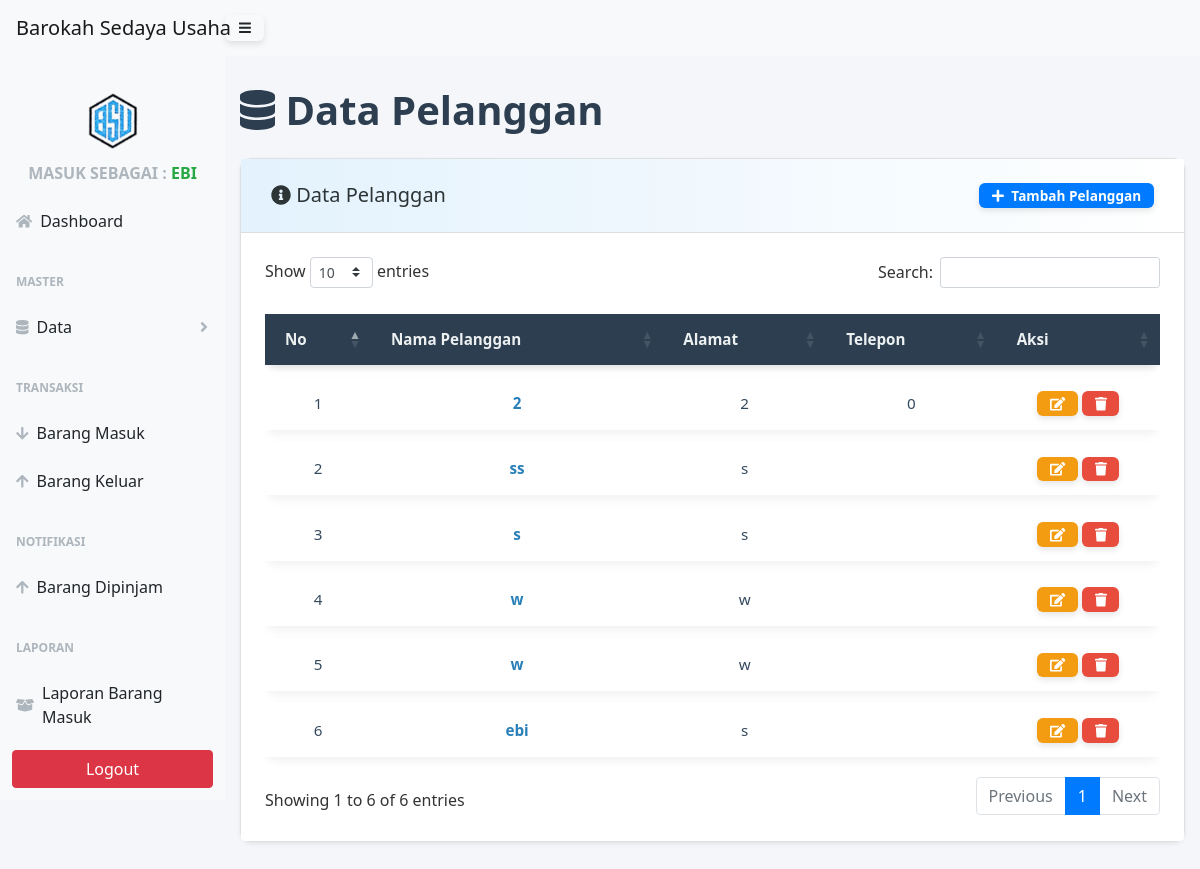
The app's page /users/index.php?page=pelanggan (signed in) with its own data.
### tables this page shows
CREATE TABLE `pelanggan` (
  `id_pelanggan` int(11) NOT NULL,
  `nama_pelanggan` varchar(100) NOT NULL,
  `no_telepon` varchar(20) DEFAULT NULL,
  `alamat` text DEFAULT NULL
);

### users/page/pelanggan/pelanggan.php (shortened to what this page needs)
<div class="container-fluid">
    <div class="bg-dashboard">
        <h1 class="mt-4 mb-4"><i class="fas fa-database"></i> Data Pelanggan</h1>
    </div>
    <div class="card mb-4 shadow-sm">
        <div class="card-header d-flex justify-content-between align-items-center">
            <h5 class="mb-0"><i class="fas fa-info-circle"></i> Data Pelanggan</h5>
            <button type="button" class="btn btn-primary btn-sm" data-toggle="modal" data-target="#formModal">
                <i class="fas fa-plus mr-1"></i> Tambah Pelanggan
            </button>
        </div>
        <div class="card-body p-3 p-md-4 bg-white rounded">
            <div class="table-responsive">
                <table class="table table-borderless table-sm" id="dataTable" cellspacing="0">
                    <thead>
                        <tr>
                            <th>No</th>
                            <th>Nama Pelanggan</th>
                            <th>Alamat</th>
                            <th>Telepon</th>
                            <th>Aksi</th>
                        </tr>
                    </thead>
                    <tbody>
                        <?php
                        $no = 1;
                        $sql = $conn->query("SELECT * FROM pelanggan");
                        while ($data = $sql->fetch_assoc()) {
                        ?>
                            <tr>
                                <td data-label="No"><?php echo $no++; ?></td>
                                <td data-label="Nama Pelanggan" style="color:#2980b9; font-weight: 600;">
                                    <?php echo htmlspecialchars($data['nama_pelanggan']); ?>
                                </td>
                                <td data-label="Alamat"><?php echo htmlspecialchars($data['alamat']); ?></td>
                                <td data-label="Telepon"><?php echo htmlspecialchars($data['no_telepon']); ?></td>
                                <td data-label="Aksi">
                                    <button type="button" class="btn btn-warning btn-xs" data-toggle="modal" data-target="#formModal-edit<?php echo $data['id_pelanggan']; ?>" title="Edit">
                                        <i class="fas fa-edit"></i>
                                    </button>
                                    <a href="javascript:void(0);" class="btn btn-danger btn-xs" onclick="hapusPelanggan('<?php echo $data['id_pelanggan']; ?>')" title="Hapus">
                                        <i class="fas fa-trash"></i>
                                    </a>
                                </td>
                            </tr>
                        <?php } ?>
                    </tbody>
                </table>
            </div>
        </div>
    </div>
</div>

### users/page/pelanggan/pelanggan.php (style rules this page uses)
body { font-family: 'Segoe UI', Tahoma, Geneva, Verdana, sans-serif; background-color: #f4f6f9; color: #333; }
.container-fluid { max-width: 100%; margin: 30px auto; padding: 0 15px; }
.bg-dashboard h1 { font-weight: 700; color: #2c3e50; }
.card { background: #fff; border-radius: 12px; box-shadow: 0 8px 20px rgba(0,0,0,0.1); transition: box-shadow 0.3s ease; }
.card-header { padding: 24px 30px; font-weight: 700; font-size: 1.4rem; background: linear-gradient(to right, #e3f2fd, #ffffff); border-bottom: 1px solid #ddd; display: flex; justify-content: space-between; align-items: center; color: #2d3436; border-top-left-radius: 16px; border-top-right-radius: 16px; }
.btn-primary { background-color: #007bff; color: #fff; border: none; padding: 10px 18px; font-weight: 600; border-radius: 8px; transition: 0.3s; box-shadow: 0 4px 10px rgba(0, 123, 255, 0.4); }
#dataTable { width: 100%; border-collapse: separate; border-spacing: 0 12px; font-size: 0.95rem; }
#dataTable thead tr { background-color: #2c3e50; color: #ecf0f1; text-align: center; border-radius: 12px; box-shadow: 0 4px 6px rgba(0,0,0,0.1); display: table-row; }
#dataTable th, #dataTable td { padding: 14px 20px; vertical-align: middle !important; transition: background-color 0.3s ease; }
#dataTable tbody tr { background: #fff; box-shadow: 0 4px 10px rgba(0,0,0,0.06); border-radius: 12px; transition: all 0.3s ease-in-out; }
#dataTable td { text-align: center; color: #34495e; }
.btn-xs, .btn-sm { padding: 0.35rem 0.8rem; font-size: 0.85rem; line-height: 1; border-radius: 6px; transition: background-color 0.3s ease, color 0.3s ease; box-shadow: 0 3px 6px rgba(0,0,0,0.1); }
.btn-warning.btn-xs, .btn-warning.btn-sm { background-color: #f39c12; color: #fff; border: none; }
.btn-danger.btn-xs, .btn-danger.btn-sm { background-color: #e74c3c; color: #fff; border: none; }
a.btn { color: #fff !important; text-decoration: none !important; }
#dataTable a { color: #3498db; font-weight: 600; transition: color 0.3s ease; text-decoration: none; }

### records on screen
pelanggan: nama_pelanggan "2", alamat "2", no_telepon "0"
pelanggan: nama_pelanggan "ss", alamat "s"
pelanggan: nama_pelanggan "s", alamat "s"
pelanggan: nama_pelanggan "w", alamat "w"
pelanggan: nama_pelanggan "w", alamat "w"
pelanggan: nama_pelanggan "ebi", alamat "s"

### other values on screen
$role "EBI"
